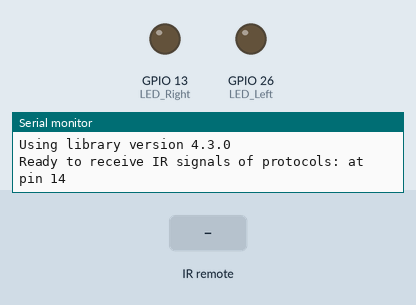
Simulated run of this sketch. Board: ESP32. Parts: output pins drawn as LEDs (lit = HIGH), the last lines printed to the serial monitor. Inputs (shaded band) come from the test bench.

Above: at 1.2 s.
1.3 s: infrared code 0x11 received
At 1.9 s:
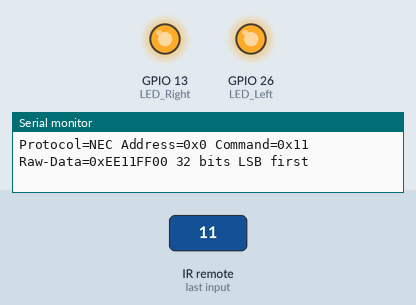
2.8 s: infrared code 0x14 received
At 4.0 s:
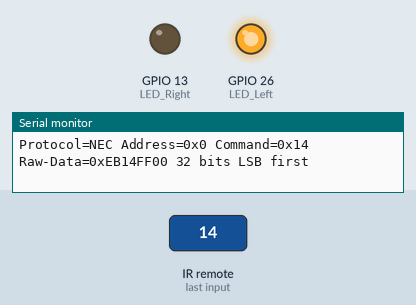
4.3 s: infrared code 0x16 received
At 5.4 s:
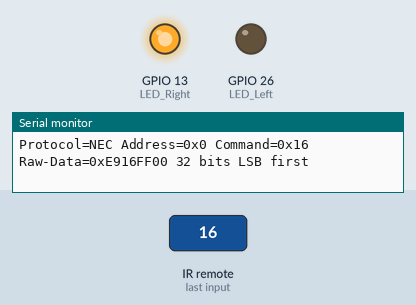
5.8 s: infrared code 0x19 received
At 6.5 s:
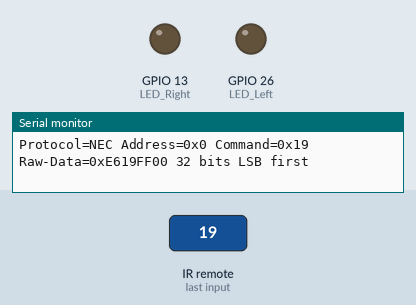
Timing chart, 0 to 8.3 s (numbered marks = the images above; inputs shaded):
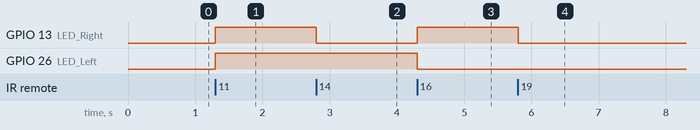

Measured:
- after the input at 1.3 s, GPIO 13 (LED_Right), GPIO 26 (LED_Left): LOW → HIGH at once
- after the input at 2.8 s, GPIO 13 (LED_Right): HIGH → LOW at once
- after the input at 4.3 s, GPIO 13 (LED_Right): LOW → HIGH at once; GPIO 26 (LED_Left): HIGH → LOW at once
- after the input at 5.8 s, GPIO 13 (LED_Right): HIGH → LOW at once

The sketch:

Lab_IRremote_leds.ino
```cpp
/*
 * Specify which protocol(s) should be used for decoding.
 * If no protocol is defined, all protocols (except Bang&Olufsen) are active.
 * This must be done before the #include <IRremote.hpp>

 esp32 led:26,23, ir:14
 */

#define DECODE_NEC          // Includes Apple and Onkyo

#define LED_Left  26 // arduino uno 8
#define LED_Right 13 // arduino uno


#include <Arduino.h>

#include "PinDefinitionsAndMore.h" // Define macros for input and output pin etc.
#include <IRremote.hpp>

// IR
#define DECODE_NEC
#define IR_RECEIVE_PIN 14

void setup() {
    pinMode(LED_Left, OUTPUT);
    pinMode(LED_Right, OUTPUT);
    Serial.begin(115200);
    // Just to know which program is running on my Arduino
    Serial.println(F("START " __FILE__ " from " __DATE__ "\r\nUsing library version " VERSION_IRREMOTE));

    // Start the receiver and if not 3. parameter specified, take LED_BUILTIN pin from the internal boards definition as default feedback LED
    IrReceiver.begin(IR_RECEIVE_PIN, ENABLE_LED_FEEDBACK);

    Serial.print(F("Ready to receive IR signals of protocols: "));
    printActiveIRProtocols(&Serial);
    Serial.println(F("at pin " STR(IR_RECEIVE_PIN)));
}

void loop() {
    /*
     * Check if received data is available and if yes, try to decode it.
     * Decoded result is in the IrReceiver.decodedIRData structure.
     *
     * E.g. command is in IrReceiver.decodedIRData.command
     * address is in command is in IrReceiver.decodedIRData.address
     * and up to 32 bit raw data in IrReceiver.decodedIRData.decodedRawData
     */
    if (IrReceiver.decode()) {

        /*
         * Print a short summary of received data
         */
        IrReceiver.printIRResultShort(&Serial);
        IrReceiver.printIRSendUsage(&Serial);
        if (IrReceiver.decodedIRData.protocol == UNKNOWN) {
            Serial.println(F("Received noise or an unknown (or not yet enabled) protocol"));
            // We have an unknown protocol here, print more info
            IrReceiver.printIRResultRawFormatted(&Serial, true);
        }
        Serial.println();

        /*
         * !!!Important!!! Enable receiving of the next value,
         * since receiving has stopped after the end of the current received data packet.
         */
        IrReceiver.resume(); // Enable receiving of the next value

        /*
         * Finally, check the received data and perform actions according to the received command
         */
        if (IrReceiver.decodedIRData.command == 0x11) {
            // forward - 2
             digitalWrite(LED_Left, HIGH);
             digitalWrite(LED_Right, HIGH);

        } else if (IrReceiver.decodedIRData.command == 0x14) {
            // Left - 4
            digitalWrite(LED_Left, HIGH);
            digitalWrite(LED_Right, LOW);

        } else if (IrReceiver.decodedIRData.command == 0x16) {
            // right - 6
            digitalWrite(LED_Left, LOW);
            digitalWrite(LED_Right, HIGH);
        } else if (IrReceiver.decodedIRData.command == 0x19) {
            // back
             digitalWrite(LED_Left, LOW);
             digitalWrite(LED_Right, LOW);
        } else if (IrReceiver.decodedIRData.command == 0x0) {
            // stop
            digitalWrite(LED_Left, LOW);
            digitalWrite(LED_Right, LOW);
        }
    }
}
```

PinDefinitionsAndMore.h
```cpp
// (licence header left out)
/*
 * Pin mapping table for different platforms
 *
 * Platform     IR input    IR output   Tone      Core/Pin schema
 * --------------------------------------------------------------
 * DEFAULT/AVR  2           3           4         Arduino
 * ATtinyX5     0|PB0       4|PB4       3|PB3     ATTinyCore
 * ATtiny167    3|PA3       2|PA2       7|PA7     ATTinyCore
 * ATtiny167    9|PA3       8|PA2       5|PA7     Digispark pro
 * ATtiny3217  18|PA1      19|PA2      20|PA3     MegaTinyCore
 * ATtiny1604   2           3|PA5       %
 * ATtiny816   14|PA1      16|PA3       1|PA5     MegaTinyCore
 * ATtiny1614   8|PA1      10|PA3       1|PA5     MegaTinyCore
 * SAMD21       3           4           5
 * ESP8266      14|D5       12|D6       %
 * ESP32        15          4           27
 * BluePill     PA6         PA7         PA3
 * APOLLO3      11          12          5
 * RP2040       3|GPIO15    4|GPIO16    5|GPIO17
 */
//#define _IR_MEASURE_TIMING // For debugging purposes.

#if defined(__AVR__)
#if defined(__AVR_ATtiny25__) || defined(__AVR_ATtiny45__) || defined(__AVR_ATtiny85__) // Digispark board
#include "ATtinySerialOut.hpp" // TX is at pin 2 - Available as Arduino library "ATtinySerialOut". Saves 700 bytes program memory and 70 bytes RAM for ATtinyCore
#define IR_RECEIVE_PIN  0
#define IR_SEND_PIN     4 // Pin 2 is serial output with ATtinySerialOut. Pin 1 is internal LED and Pin3 is USB+ with pullup on Digispark board.
#define TONE_PIN        3
#define _IR_TIMING_TEST_PIN 3

#  elif defined(__AVR_ATtiny87__) || defined(__AVR_ATtiny167__) // Digispark pro board
#include "ATtinySerialOut.hpp" // Available as Arduino library "ATtinySerialOut"
// For ATtiny167 Pins PB6 and PA3 are usable as interrupt source.
#  if defined(ARDUINO_AVR_DIGISPARKPRO)
#define IR_RECEIVE_PIN   9 // PA3 - on Digispark board labeled as pin 9
//#define IR_RECEIVE_PIN  14 // PB6 / INT0 is connected to USB+ on DigisparkPro boards
#define IR_SEND_PIN      8 // PA2 - on Digispark board labeled as pin 8
#define TONE_PIN         5 // PA7 - on Digispark board labeled as pin 5
#define _IR_TIMING_TEST_PIN 10 // PA4
#  else
#define IR_RECEIVE_PIN  3 // PA3 - on Digispark board labeled as pin 9
#define IR_SEND_PIN     2 // PA2 - on Digispark board labeled as pin 8
#define TONE_PIN        7 // PA7 - on Digispark board labeled as pin 5
#  endif

#  elif defined(__AVR_ATtiny88__) // MH-ET Tiny88 board
#include "ATtinySerialOut.hpp" // Available as Arduino library "ATtinySerialOut". Saves 128 bytes program memory
// Pin 6 is TX pin 7 is RX
#define IR_RECEIVE_PIN   3 // INT1
#define IR_SEND_PIN      4
#define TONE_PIN         9
#define _IR_TIMING_TEST_PIN 8

#  elif defined(__AVR_ATtiny1616__)  || defined(__AVR_ATtiny3216__) || defined(__AVR_ATtiny3217__) // Tiny Core Dev board
#define IR_RECEIVE_PIN  18
#define IR_SEND_PIN     19
#define TONE_PIN        20
#define APPLICATION_PIN  0 // PA4
#undef LED_BUILTIN         // No LED available on the TinyCore 32 board, take the one on the programming board which is connected to the DAC output
#define LED_BUILTIN      2 // PA6

#  elif defined(__AVR_ATtiny816__) // Tiny Core Micro
#define IR_RECEIVE_PIN  14 // PA1
#define IR_SEND_PIN     16 // PA3
#define TONE_PIN         1 // PA5
#define APPLICATION_PIN  0 // PA4
#undef LED_BUILTIN         // No LED available, take the one which is connected to the DAC output
#define LED_BUILTIN      4 // PB5

#  elif defined(__AVR_ATtiny1614__)
#define IR_RECEIVE_PIN   8 // PA1
#define IR_SEND_PIN     10 // PA3
#define TONE_PIN         1 // PA5
#define APPLICATION_PIN  0 // PA4

#  elif defined(__AVR_ATtiny1604__)
#define IR_RECEIVE_PIN   2 // To be compatible with interrupt example, pin 2 is chosen here.
#define IR_SEND_PIN      3
#define APPLICATION_PIN  5

#define tone(...) void()      // Define as void, since TCB0_INT_vect is also used by tone()
#define noTone(a) void()
#define TONE_PIN        42 // Dummy for examples using it

#  elif defined(__AVR_ATmega1284__) || defined(__AVR_ATmega1284P__) \
|| defined(__AVR_ATmega644__) || defined(__AVR_ATmega644P__) \
|| defined(__AVR_ATmega324P__) || defined(__AVR_ATmega324A__) \
|| defined(__AVR_ATmega324PA__) || defined(__AVR_ATmega164A__) \
|| defined(__AVR_ATmega164P__) || defined(__AVR_ATmega32__) \
|| defined(__AVR_ATmega16__) || defined(__AVR_ATmega8535__) \
|| defined(__AVR_ATmega64__) || defined(__AVR_ATmega128__) \
|| defined(__AVR_ATmega1281__) || defined(__AVR_ATmega2561__) \
|| defined(__AVR_ATmega8515__) || defined(__AVR_ATmega162__)
#define IR_RECEIVE_PIN      2
#define IR_SEND_PIN        13
#define TONE_PIN            4
#define APPLICATION_PIN     5
#define ALTERNATIVE_IR_FEEDBACK_LED_PIN 6 // E.g. used for examples which use LED_BUILDIN for example output.
#define _IR_TIMING_TEST_PIN 7

#  else // Default as for ATmega328 like on Uno, Nano, Leonardo, Teensy 2.0 etc.
#define IR_RECEIVE_PIN      2 // To be compatible with interrupt example, pin 2 is chosen here.
#define IR_SEND_PIN         3
#define TONE_PIN            4
#define APPLICATION_PIN     5
#define ALTERNATIVE_IR_FEEDBACK_LED_PIN 6 // E.g. used for examples which use LED_BUILDIN for example output.
#define _IR_TIMING_TEST_PIN 7

#    if defined(ARDUINO_AVR_PROMICRO) // Sparkfun Pro Micro is __AVR_ATmega32U4__ but has different external circuit
// We have no built in LED at pin 13 -> reuse RX LED
#undef LED_BUILTIN
#define LED_BUILTIN         LED_BUILTIN_RX
#    endif
#  endif // defined(__AVR_ATtiny25__)...

#elif defined(ESP8266)
#define FEEDBACK_LED_IS_ACTIVE_LOW // The LED on my board (D4) is active LOW
#define IR_RECEIVE_PIN          14 // D5
#define IR_SEND_PIN             12 // D6 - D4/pin 2 is internal LED
#define _IR_TIMING_TEST_PIN      2 // D4
#define APPLICATION_PIN         13 // D7

#define tone(...) void()      // tone() inhibits receive timer
#define noTone(a) void()
#define TONE_PIN                42 // Dummy for examples using it

#elif defined(CONFIG_IDF_TARGET_ESP32C3)
#define IR_INPUT_PIN             8
#define IR_SEND_PIN              9
#define TONE_PIN                10 // ADC2_0
#define APPLICATION_PIN         11

#elif defined(ESP32)
#include <Arduino.h>

// tone() is included in ESP32 core since 2.0.2
#if !defined(ESP_ARDUINO_VERSION_VAL)
#define ESP_ARDUINO_VERSION_VAL(major, minor, patch) 12345678
#endif
#if ESP_ARDUINO_VERSION  <= ESP_ARDUINO_VERSION_VAL(2, 0, 2)
#define TONE_LEDC_CHANNEL        1  // Using channel 1 makes tone() independent of receiving timer -> No need to stop receiving timer.
void tone(uint8_t aPinNumber, unsigned int aFrequency){
    ledcAttachPin(aPinNumber, TONE_LEDC_CHANNEL);
    ledcWriteTone(TONE_LEDC_CHANNEL, aFrequency);
}
void tone(uint8_t aPinNumber, unsigned int aFrequency, unsigned long aDuration){
    ledcAttachPin(aPinNumber, TONE_LEDC_CHANNEL);
    ledcWriteTone(TONE_LEDC_CHANNEL, aFrequency);
    delay(aDuration);
    ledcWriteTone(TONE_LEDC_CHANNEL, 0);
}
void noTone(uint8_t aPinNumber){
    ledcWriteTone(TONE_LEDC_CHANNEL, 0);
}
#endif // ESP_ARDUINO_VERSION  <= ESP_ARDUINO_VERSION_VAL(2, 0, 2)

#define IR_RECEIVE_PIN          15  // D15
#define IR_SEND_PIN              4  // D4
#define TONE_PIN                27  // D27 25 & 26 are DAC0 and 1
#define APPLICATION_PIN         16  // RX2 pin

#elif defined(ARDUINO_ARCH_STM32) || defined(ARDUINO_ARCH_STM32F1) // BluePill
// Timer 3 blocks PA6, PA7, PB0, PB1 for use by Servo or tone()
#define IR_RECEIVE_PIN          PA6
#define IR_RECEIVE_PIN_STRING   "PA6"
#define IR_SEND_PIN             PA7
#define IR_SEND_PIN_STRING      "PA7"
#define TONE_PIN                PA3
#define _IR_TIMING_TEST_PIN     PA5
#define APPLICATION_PIN         PA2
#define APPLICATION_PIN_STRING  "PA2"
#  if defined(ARDUINO_GENERIC_STM32F103C) || defined(ARDUINO_BLUEPILL_F103C8)
// BluePill LED is active low
#define FEEDBACK_LED_IS_ACTIVE_LOW
#  endif

#elif defined(ARDUINO_ARCH_APOLLO3) // Sparkfun Apollo boards
#define IR_RECEIVE_PIN  11
#define IR_SEND_PIN     12
#define TONE_PIN         5

#elif defined(ARDUINO_ARCH_MBED) && defined(ARDUINO_ARCH_MBED_NANO) // Arduino Nano 33 BLE
#define IR_RECEIVE_PIN      3   // GPIO15 Start with pin 3 since pin 2|GPIO25 is connected to LED on Pi pico
#define IR_SEND_PIN         4   // GPIO16
#define TONE_PIN            5
#define APPLICATION_PIN     6
#define ALTERNATIVE_IR_FEEDBACK_LED_PIN 7 // E.g. used for examples which use LED_BUILDIN for example output.
#define _IR_TIMING_TEST_PIN 8

#elif defined(ARDUINO_ARCH_RP2040) // Arduino Nano Connect, Pi Pico with arduino-pico core https://github.com/earlephilhower/arduino-pico
#define IR_RECEIVE_PIN      15  // GPIO15 to be compatible with the Arduino Nano RP2040 Connect (pin3)
#define IR_SEND_PIN         16  // GPIO16
#define TONE_PIN            17
#define APPLICATION_PIN     18
#define ALTERNATIVE_IR_FEEDBACK_LED_PIN 19 // E.g. used for examples which use LED_BUILDIN for example output.
#define _IR_TIMING_TEST_PIN 20

// If you program the Nano RP2040 Connect with this core, then you must redefine LED_BUILTIN
// and use the external reset with 1 kOhm to ground to enter UF2 mode
#undef LED_BUILTIN
#define LED_BUILTIN          6

#elif defined(PARTICLE) // !!!UNTESTED!!!
#define IR_RECEIVE_PIN      A4
#define IR_SEND_PIN         A5 // Particle supports multiple pins

#define LED_BUILTIN         D7

/*
 * 4 times the same (default) layout for easy adaption in the future
 */
#elif defined(TEENSYDUINO) // Teensy 2.0 is handled at default for ATmega328 like on Uno, Nano, Leonardo etc.
#define IR_RECEIVE_PIN      2
#define IR_SEND_PIN         3
#define TONE_PIN            4
#define APPLICATION_PIN     5
#define ALTERNATIVE_IR_FEEDBACK_LED_PIN 6 // E.g. used for examples which use LED_BUILDIN for example output.
#define _IR_TIMING_TEST_PIN 7

#elif defined(ARDUINO_ARCH_MBED) // Arduino Nano 33 BLE
#define IR_RECEIVE_PIN      2
#define IR_SEND_PIN         3
#define TONE_PIN            4
#define APPLICATION_PIN     5
#define ALTERNATIVE_IR_FEEDBACK_LED_PIN 6 // E.g. used for examples which use LED_BUILDIN for example output.
#define _IR_TIMING_TEST_PIN 7

#elif defined(ARDUINO_ARCH_SAMD) || defined(ARDUINO_ARCH_SAM)
#define IR_RECEIVE_PIN      2
#define IR_SEND_PIN         3
#define TONE_PIN            4
#define APPLICATION_PIN     5
#define ALTERNATIVE_IR_FEEDBACK_LED_PIN 6 // E.g. used for examples which use LED_BUILDIN for example output.
#define _IR_TIMING_TEST_PIN 7

#if !defined(ARDUINO_SAMD_ADAFRUIT)
// On the Zero and others we switch explicitly to SerialUSB
#define Serial SerialUSB
#endif

// Definitions for the Chinese SAMD21 M0-Mini clone, which has no led connected to D13/PA17.
// Attention!!! D2 and D4 are swapped on these boards!!!
// If you connect the LED, it is on pin 24/PB11. In this case activate the next two lines.
//#undef LED_BUILTIN
//#define LED_BUILTIN 24 // PB11
// As an alternative you can choose pin 25, it is the RX-LED pin (PB03), but active low.In this case activate the next 3 lines.
//#undef LED_BUILTIN
//#define LED_BUILTIN 25 // PB03
//#define FEEDBACK_LED_IS_ACTIVE_LOW // The RX LED on the M0-Mini is active LOW

#elif defined (NRF51) // BBC micro:bit
#define IR_RECEIVE_PIN      2
#define IR_SEND_PIN         3
#define APPLICATION_PIN     1
#define _IR_TIMING_TEST_PIN 4

#define tone(...) void()    // no tone() available
#define noTone(a) void()
#define TONE_PIN           42 // Dummy for examples using it

#else
#warning Board / CPU is not detected using pre-processor symbols -> using default values, which may not fit. Please extend PinDefinitionsAndMore.h.
// Default valued for unidentified boards
#define IR_RECEIVE_PIN      2
#define IR_SEND_PIN         3
#define TONE_PIN            4
#define APPLICATION_PIN     5
#define ALTERNATIVE_IR_FEEDBACK_LED_PIN 6 // E.g. used for examples which use LED_BUILDIN for example output.
#define _IR_TIMING_TEST_PIN 7
#endif // defined(ESP8266)

#if defined(ESP32) || defined(ARDUINO_ARCH_RP2040) || defined(PARTICLE) || defined(ARDUINO_ARCH_MBED)
#define SEND_PWM_BY_TIMER // We do not have pin restrictions for this CPU's, so lets use the hardware PWM for send carrier signal generation
#else
# if defined(SEND_PWM_BY_TIMER)
#undef IR_SEND_PIN // SendPin is determined by timer! This avoids warning in IRTimer.hpp
#  endif
#endif

#if !defined (FLASHEND)
#define FLASHEND 0xFFFF // Dummy value for platforms where FLASHEND is not defined
#endif
#if !defined (RAMEND)
#define RAMEND 0xFFFF // Dummy value for platforms where RAMEND is not defined
#endif
#if !defined (RAMSIZE)
#define RAMSIZE 0xFFFF // Dummy value for platforms where RAMSIZE is not defined
#endif

/*
 * Helper macro for getting a macro definition as string
 */
#if !defined(STR_HELPER)
#define STR_HELPER(x) #x
#define STR(x) STR_HELPER(x)
#endif
```
